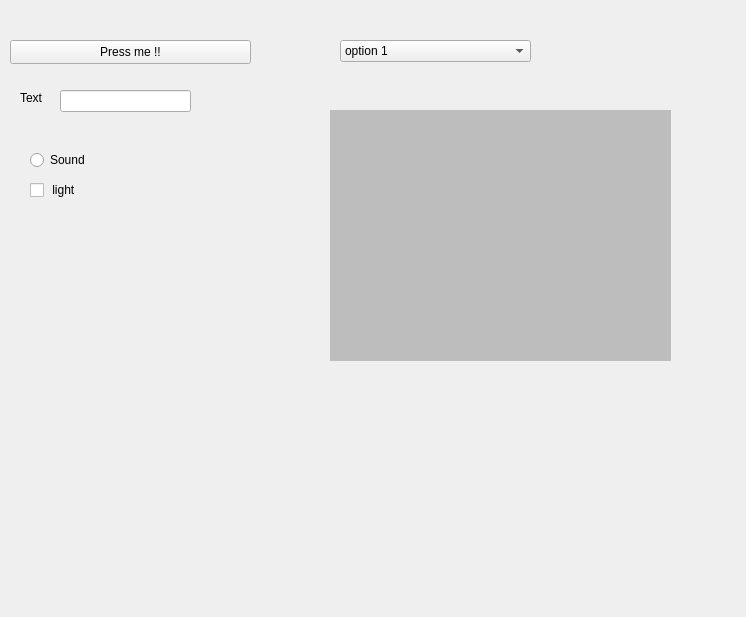
<?xml version="1.0" encoding="UTF-8"?>
<ui version="4.0">
 <class>Widget</class>
 <widget class="QWidget" name="Widget">
  <property name="geometry">
   <rect>
    <x>0</x>
    <y>0</y>
    <width>746</width>
    <height>617</height>
   </rect>
  </property>
  <property name="windowTitle">
   <string>Widget</string>
  </property>
  <widget class="QPushButton" name="pushButton">
   <property name="geometry">
    <rect>
     <x>10</x>
     <y>40</y>
     <width>241</width>
     <height>24</height>
    </rect>
   </property>
   <property name="text">
    <string>Press me !!</string>
   </property>
  </widget>
  <widget class="QLabel" name="label">
   <property name="geometry">
    <rect>
     <x>20</x>
     <y>90</y>
     <width>31</width>
     <height>16</height>
    </rect>
   </property>
   <property name="text">
    <string>Text</string>
   </property>
  </widget>
  <widget class="QLineEdit" name="lineEdit">
   <property name="geometry">
    <rect>
     <x>60</x>
     <y>90</y>
     <width>131</width>
     <height>22</height>
    </rect>
   </property>
  </widget>
  <widget class="QRadioButton" name="radioButton">
   <property name="geometry">
    <rect>
     <x>30</x>
     <y>150</y>
     <width>89</width>
     <height>20</height>
    </rect>
   </property>
   <property name="text">
    <string>Sound </string>
   </property>
  </widget>
  <widget class="QCheckBox" name="checkBox">
   <property name="geometry">
    <rect>
     <x>30</x>
     <y>180</y>
     <width>76</width>
     <height>20</height>
    </rect>
   </property>
   <property name="text">
    <string> light</string>
   </property>
  </widget>
  <widget class="QComboBox" name="comboBox">
   <property name="geometry">
    <rect>
     <x>340</x>
     <y>40</y>
     <width>191</width>
     <height>22</height>
    </rect>
   </property>
   <item>
    <property name="text">
     <string>option 1</string>
    </property>
   </item>
   <item>
    <property name="text">
     <string>option 2</string>
    </property>
   </item>
   <item>
    <property name="text">
     <string>option 3</string>
    </property>
   </item>
  </widget>
  <widget class="QWidget" name="widget" native="true">
   <property name="geometry">
    <rect>
     <x>330</x>
     <y>110</y>
     <width>341</width>
     <height>251</height>
    </rect>
   </property>
   <property name="styleSheet">
    <string notr="true">
background-color: rgb(189, 189, 189);</string>
   </property>
  </widget>
 </widget>
 <resources/>
 <connections/>
</ui>
